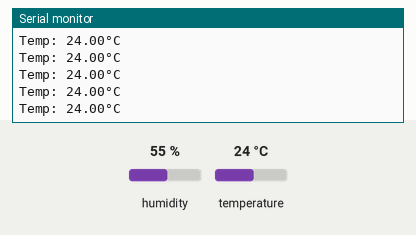
Simulated run of this sketch. Board: Arduino Uno, built with avr-gcc and run on an emulated ATmega328P. On the bench: the last lines printed to the serial monitor. Inputs (shaded band) come from the test bench; at power-on: temperature 24 °C, humidity 55 %.

Above: at 2.8 s.
2.9 s: temperature set to 12 °C
At 4.4 s:
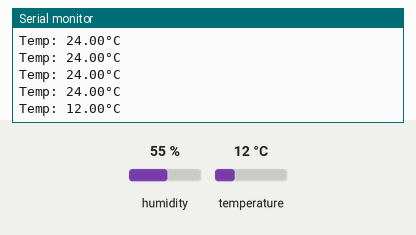
5.6 s: temperature set to 19 °C
At 6.0 s:
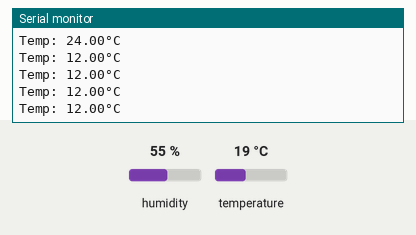
Timing chart, 0 to 8.6 s (numbered marks = the images above; inputs shaded):
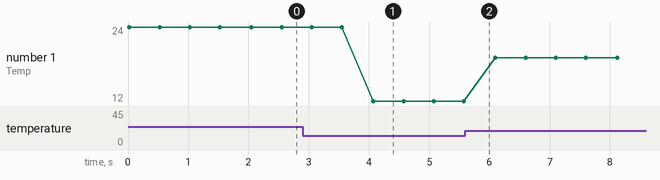

The sketch:

sensorDHT01.ino
```cpp
#include <DHT.h>
#include <DHT_U.h>

constexpr int SENSOR = 2;
float TEMP;
float HUMD;

DHT dht(SENSOR, DHT11);

void setup() {
  // put your setup code here, to run once:
  Serial.begin(9600);
  dht.begin();
}

void loop() {
  // put your main code here, to run repeatedly:
  TEMP = dht.readTemperature();
  // HUMD = dht.readHumidity();

  if (isnan(TEMP)) {
    Serial.println("Error data");
    return;
  }

  Serial.print("Temp: ");
  Serial.print(TEMP);
  Serial.println("°C");
  delay(500);
}
```

Measured:
- after the input at 2.9 s, the serial monitor: prints a new line after 1.2 s (image 1)
- plotted number 1: 24 → 12 after the input at 2.9 s, 12 → 19 after the input at 5.6 s
